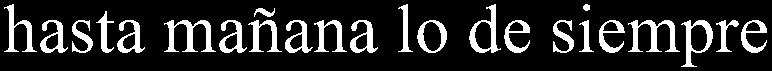
#> input picture 6sem/results/1/output/Screenshot_inverse.bmp, 772 x 71 px
$ python main.py
#> lines starting #> are read from the running program, lines starting #| are printed output that depends on the picture; after the words box and inside, x2 and y2 are one past the last pixel; in counts of white or black regions, pixels touching at a corner belong together
import numpy as np
from PIL import Image, ImageDraw


def calculate_profile(img: np.array, axis: int) -> np.array:
    return np.sum(img, axis=1 - axis)

def split_letters(img: np.array, profile: np.array):
    letters = []
    letter_borders = []
    letter_start = 0
    is_empty = True

    for i in range(img.shape[1]):
        if profile[i] == 0:
            if not is_empty:
                is_empty = True
                letters.append(img[:, letter_start:i + 1])
                letter_borders.append(i+1)

        else:
            if is_empty:
                is_empty = False
                letter_start = i
                letter_borders.append(letter_start)

    letters.append(img[:, letter_start:img.shape[1] - 1])

    return letters, letter_borders

def crop(image_path):
    img = Image.open(image_path).convert('L')

    # Преобразовать изображение в массив numpy
    img_arr = np.array(img)

    # Найти индексы строк и столбцов, содержащих нечерные пиксели
    non_black_columns = np.where(np.any(img_arr != 0, axis=0))[0]
    non_black_rows = np.where(np.any(img_arr != 0, axis=1))[0]

    # Найти границы обрезки
    left, right = non_black_columns[0], non_black_columns[-1]
    top, bottom = non_black_rows[0], non_black_rows[-1]

    # Обрезать изображение
    cropped_img = img.crop((left, top, right + 1, bottom + 1))

    # Сохранить обрезанное изображение
    cropped_img.save(image_path)

img = np.array(Image.open("../1/output/Screenshot_inverse.bmp").convert("L"))
#> img: shape (71, 772); 15.8% white; 24 white regions, largest, box (x1, y1, x2, y2) and area: (164, 20, 216, 52) 645, (628, 20, 680, 52) 645, (681, 20, 713, 67) 517
profile_y = calculate_profile(img, 1)
#> profile_y = 772 values, max 12240 at index 12, min 0 at index 0, mean 2861.2
img_letters, letter_borders = split_letters(img, profile_y)
#> after the loop in split_letters, `for i in range(img.shape[1]):`: is_empty = True; letter_borders = 44 values from 4 to 768; letter_start = 741; letters = 22 items
#> img_letters = 23 items; letter_borders = 44 values from 4 to 768

result_img = Image.fromarray(img.astype(np.uint8), 'L')
rgb_img = Image.new("RGB", result_img.size)
#> rgb_img: PIL image 772x71 RGB; every value is 0
rgb_img.paste(result_img)
#> rgb_img is the input picture: PIL image 772x71 RGB; 15.8% white; 24 white regions, largest, box (x1, y1, x2, y2) and area: (164, 20, 216, 52) 645, (628, 20, 680, 52) 645, (681, 20, 713, 67) 517
draw = ImageDraw.Draw(rgb_img)

for border in letter_borders:
    draw.line((border, 0, border, img.shape[1]), fill='green')
#> this loop made 44 passes
#> border on passes 1 to 12: 4, 38, 40, 69, 72, 94, 96, 115, 117, 146, 164, 217

rgb_img.save(f"output/result.png")
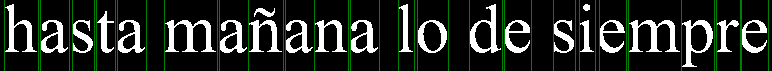
#> saved as result.png: PIL image 772x71 RGB; mean R, G, B 39.8, 46.6, 39.8

for i, letter in enumerate(img_letters):
        for axis in (0, 1):
            letter_img = Image.fromarray(letter.astype(np.uint8), 'L').convert('1')
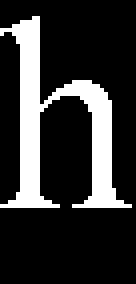
#> letter_img: PIL image 34x71 1 (shown 4 times larger); 19.9% white; 1 white region, box (x1, y1, x2, y2) and area: (0, 4, 33, 52) 481

            letter_img.save(f"output/characters/{i}.png")
            crop(f"output/characters/{i}.png")
#> in crop, `non_black_columns = np.where(np.any(img_arr != 0, axis=0))[0]`: non_black_columns = 33 values from 0 to 32
#> in crop, `non_black_rows = np.where(np.any(img_arr != 0, axis=1))[0]`: non_black_rows = 48 values from 4 to 51
#> in crop, `left, right = non_black_columns[0], non_black_columns[-1]`: left = 0; right = 32
#> in crop, `top, bottom = non_black_rows[0], non_black_rows[-1]`: top = 4; bottom = 51
#> in crop, `cropped_img = img.crop((left, top, right + 1, bottom + 1))`:
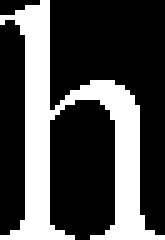
#> cropped_img: PIL image 33x48 L (shown 5 times larger); 30.4% white; 1 white region, box (x1, y1, x2, y2) and area: (0, 0, 33, 48) 481
